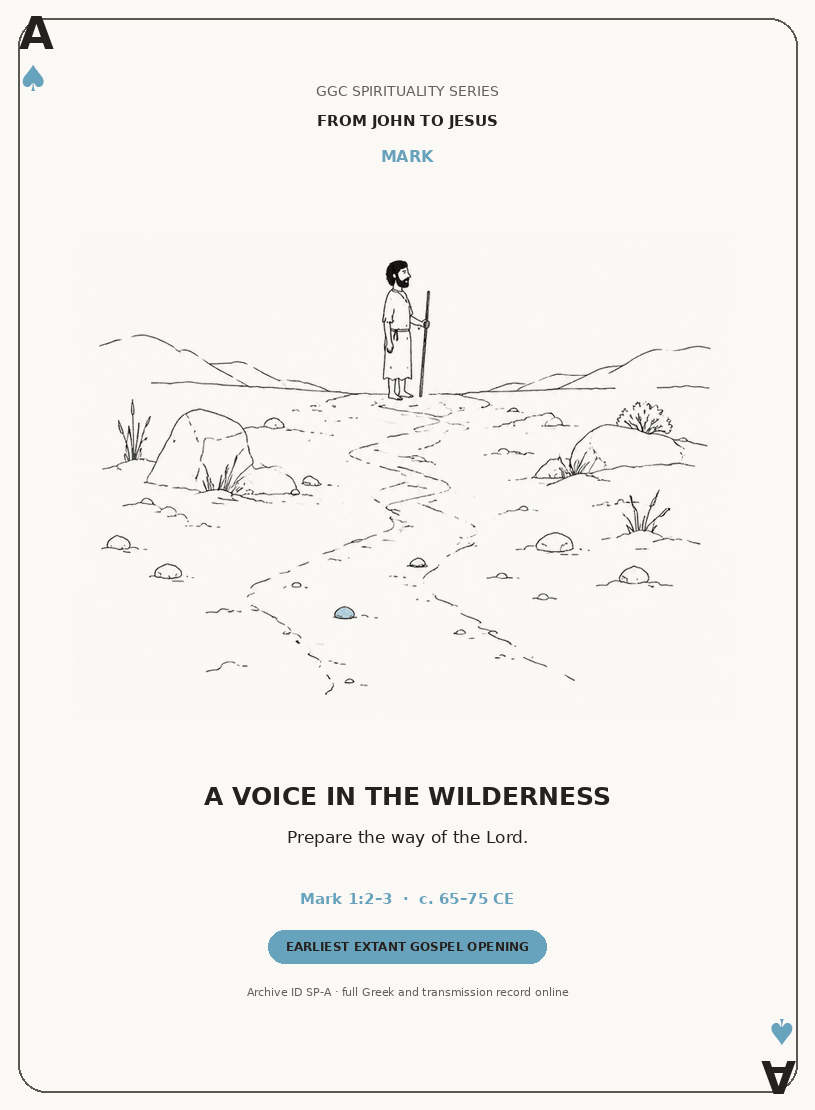
#> input picture series/from-john-to-jesus/deck-54/final/ace-spades-mark.png, 815 x 1110 px, found by its file name
$ python render_aces_and_back.py
#> lines starting #> are read from the running program, lines starting #| are printed output that depends on the picture; after the words box and inside, x2 and y2 are one past the last pixel; in counts of white or black regions, pixels touching at a corner belong together
#!/usr/bin/env python3
"""Render the four Gospel Aces and the common two-way card back."""

from __future__ import annotations

import math
from pathlib import Path
from textwrap import wrap

from PIL import Image, ImageChops, ImageDraw, ImageFont, ImageOps


ROOT = Path(__file__).resolve().parent
RAW = ROOT / "raw"
FINAL = ROOT / "final"
PRINT = ROOT / "print"
PROOF = ROOT / "proof"

CARD = (815, 1110)
BLEED = 35
TRIM = (CARD[0] - BLEED * 2, CARD[1] - BLEED * 2)
BG = (250, 249, 246)
INK = (35, 34, 32)
MUTED = (99, 95, 89)
SKY = (104, 163, 190)
GOLD = (190, 142, 47)
SAGE = (126, 158, 116)
CORAL = (221, 116, 91)

SANS = "/usr/share/fonts/truetype/dejavu/DejaVuSans.ttf"
SANS_BOLD = "/usr/share/fonts/truetype/dejavu/DejaVuSans-Bold.ttf"


CARDS = [
    {
        "id": "SP-A",
        "rank": "A",
        "suit": "♠",
        "gospel": "MARK",
        "raw": "ace-spades-mark.png",
        "output": "ace-spades-mark.png",
        "title": "A VOICE IN THE WILDERNESS",
        "quote": "Prepare the way of the Lord.",
        "source": "Mark 1:3",
        "layer": "EARLIEST EXTANT GOSPEL OPENING",
        "date": "c. 65–75 CE",
        "accent": SKY,
    },
    {
        "id": "DI-A",
        "rank": "A",
        "suit": "♦",
        "gospel": "MATTHEW",
        "raw": "ace-diamonds-matthew.png",
        "output": "ace-diamonds-matthew.png",
        "title": "THE KINGDOM HAS DRAWN NEAR",
        "quote": "Repent, for the kingdom of heaven has drawn near.",
        "source": "Matthew 3:2",
        "layer": "MATTHEAN OPENING",
        "date": "c. 80–95 CE",
        "accent": GOLD,
    },
    {
        "id": "CL-A",
        "rank": "A",
        "suit": "♣",
        "gospel": "LUKE",
        "raw": "ace-clubs-luke.png",
        "output": "ace-clubs-luke.png",
        "title": "A BIRTH IS ANNOUNCED",
        "quote": "Your wife Elizabeth will bear you a son.",
        "source": "Luke 1:13",
        "layer": "LUKE-ONLY INFANCY TRADITION",
        "date": "c. 80–95 CE",
        "accent": SAGE,
    },
    {
        "id": "HE-A",
        "rank": "A",
        "suit": "♥",
        "gospel": "JOHN",
        "raw": "ace-hearts-john.png",
        "output": "ace-hearts-john.png",
        "title": "WITNESS TO THE LIGHT",
        "quote": "He was not the light, but came to testify about the light.",
        "source": "John 1:8",
        "layer": "JOHANNINE THEOLOGICAL FRAME",
        "date": "c. 90–100 CE",
        "accent": CORAL,
    },
]


def font(size: int, bold: bool = False) -> ImageFont.FreeTypeFont:
    return ImageFont.truetype(SANS_BOLD if bold else SANS, size)


def text_width(draw: ImageDraw.ImageDraw, text: str, fnt) -> int:
    box = draw.textbbox((0, 0), text, font=fnt)
    return box[2] - box[0]


def centered(draw: ImageDraw.ImageDraw, y: int, text: str, fnt, fill=INK) -> None:
    draw.text(((CARD[0] - text_width(draw, text, fnt)) / 2, y), text, font=fnt, fill=fill)


def crop_art(path: Path) -> Image.Image:
    image = Image.open(path).convert("RGB")
    white = Image.new("RGB", image.size, "white")
    diff = ImageChops.difference(image, white).convert("L")
    diff = diff.point(lambda px: 255 if px > 14 else 0)
    box = diff.getbbox()
    if box is None:
        return image
    left, top, right, bottom = box
    pad_x = max(24, (right - left) // 18)
    pad_y = max(24, (bottom - top) // 18)
    return image.crop(
        (
            max(0, left - pad_x),
            max(0, top - pad_y),
            min(image.width, right + pad_x),
            min(image.height, bottom + pad_y),
        )
    )


def transparent_art(path: Path, size: tuple[int, int]) -> Image.Image:
    art = ImageOps.contain(crop_art(path), size, Image.Resampling.LANCZOS).convert("RGBA")
    pixels = art.load()
    for y in range(art.height):
        for x in range(art.width):
            r, g, b, _ = pixels[x, y]
            alpha = max(0, min(255, (255 - min(r, g, b)) * 12))
            pixels[x, y] = (r, g, b, alpha)
    return art


def corner(card: Image.Image, rank: str, suit: str, accent, flip: bool = False) -> None:
    layer = Image.new("RGBA", (132, 176), (0, 0, 0, 0))
    d = ImageDraw.Draw(layer)
    d.text((19, 7), rank, font=font(45, True), fill=INK)
    d.text((17, 57), suit, font=font(36), fill=accent)
    if flip:
        layer = layer.rotate(180)
        card.alpha_composite(layer, (CARD[0] - layer.width - 54, CARD[1] - layer.height - 50))
    else:
        card.alpha_composite(layer, (54, 50))


def save_print_and_trim(card: Image.Image, filename: str, colors: int = 256) -> Path:
    """Save the bleed canvas and the centered trim-size production file."""
    PRINT.mkdir(parents=True, exist_ok=True)
    FINAL.mkdir(parents=True, exist_ok=True)
    print_output = PRINT / filename
    final_output = FINAL / filename
    print_tmp = print_output.with_name(f".{print_output.name}.tmp")
    final_tmp = final_output.with_name(f".{final_output.name}.tmp")
    rgb = card.convert("RGB")
    rgb.quantize(colors=colors, method=Image.Quantize.MEDIANCUT, dither=Image.Dither.NONE).save(
        print_tmp, format="PNG", optimize=False, compress_level=6, dpi=(300, 300)
    )
    rgb.crop((BLEED, BLEED, CARD[0] - BLEED, CARD[1] - BLEED)).quantize(
        colors=colors, method=Image.Quantize.MEDIANCUT, dither=Image.Dither.NONE
    ).save(final_tmp, format="PNG", optimize=False, compress_level=6, dpi=(300, 300))
    print_tmp.replace(print_output)
    final_tmp.replace(final_output)
    return final_output


def render_front(data: dict) -> Path:
    card = Image.new("RGBA", CARD, BG + (255,))
    draw = ImageDraw.Draw(card)
    draw.rounded_rectangle(
        (BLEED + 10, BLEED + 10, CARD[0] - BLEED - 10, CARD[1] - BLEED - 10),
        radius=28,
        outline=(91, 88, 82),
        width=2,
    )
    corner(card, data.get("rank", "A"), data["suit"], data["accent"])
    corner(card, data.get("rank", "A"), data["suit"], data["accent"], flip=True)

    centered(draw, 83, "GGC SPIRITUALITY SERIES", font(14), MUTED)
    centered(draw, 112, "FROM JOHN TO JESUS", font(15, True), INK)
    centered(draw, 147, data["gospel"], font(16, True), data["accent"])

    art = transparent_art(RAW / data["raw"], (660, 565))
    card.alpha_composite(art, ((CARD[0] - art.width) // 2, 194 + (565 - art.height) // 2))

    centered(draw, 781, data["title"], font(25, True), INK)
    quote_lines = wrap(data["quote"], width=53)
    quote_y = 827
    for line in quote_lines[:2]:
        centered(draw, quote_y, line, font(17), INK)
        quote_y += 27
    centered(draw, 890, f'{data["source"]}  ·  {data["date"]}', font(15, True), data["accent"])

    badge_text = data["layer"]
    badge_font = font(12 if len(badge_text) < 33 else 10, True)
    badge_w = text_width(draw, badge_text, badge_font) + 34
    draw.rounded_rectangle(
        ((CARD[0] - badge_w) / 2, 930, (CARD[0] + badge_w) / 2, 963),
        radius=16,
        fill=data["accent"] + (35,),
        outline=data["accent"],
        width=1,
    )
    centered(draw, 939, badge_text, badge_font, INK)
    centered(draw, 985, f'Archive ID {data["id"]} · full Greek and transmission record online', font(11), MUTED)

    return save_print_and_trim(card, data["output"])


def heart_points(cx: float, cy: float, scale: float, rotate: bool = False) -> list[tuple[float, float]]:
    points = []
    for i in range(181):
        t = 2 * math.pi * i / 180
        x = 16 * math.sin(t) ** 3
        y = 13 * math.cos(t) - 5 * math.cos(2 * t) - 2 * math.cos(3 * t) - math.cos(4 * t)
        px = cx + x * scale
        py = cy - y * scale
        if rotate:
            px, py = 2 * cx - px, 2 * cy - py
        points.append((px, py))
    return points


def render_back() -> Path:
    card = Image.new("RGB", CARD, BG)
    draw = ImageDraw.Draw(card)
    draw.rounded_rectangle(
        (BLEED + 10, BLEED + 10, CARD[0] - BLEED - 10, CARD[1] - BLEED - 10),
        radius=28,
        outline=INK,
        width=2,
    )
    draw.rounded_rectangle(
        (BLEED + 30, BLEED + 30, CARD[0] - BLEED - 30, CARD[1] - BLEED - 30),
        radius=22,
        outline=GOLD,
        width=3,
    )

    # Rotationally symmetric corner field; there is no top/bottom clue.
    inset = BLEED + 64
    for x, y in [(inset, inset), (CARD[0] - inset, inset), (inset, CARD[1] - inset), (CARD[0] - inset, CARD[1] - inset)]:
        draw.ellipse((x - 7, y - 7, x + 7, y + 7), fill=GOLD)
        draw.ellipse((x - 20, y - 20, x + 20, y + 20), outline=INK, width=2)

    cx, cy = CARD[0] / 2, CARD[1] / 2
    sun_radius = 132
    draw.ellipse(
        (cx - sun_radius, cy - sun_radius, cx + sun_radius, cy + sun_radius),
        fill=(248, 239, 207),
        outline=INK,
        width=3,
    )
    draw.ellipse((cx - 108, cy - 108, cx + 108, cy + 108), outline=GOLD, width=4)
    for angle in range(0, 360, 15):
        a = math.radians(angle)
        r1 = 154
        r2 = 208 if angle % 30 == 0 else 184
        draw.line(
            (cx + math.cos(a) * r1, cy + math.sin(a) * r1, cx + math.cos(a) * r2, cy + math.sin(a) * r2),
            fill=GOLD if angle % 30 == 0 else INK,
            width=4 if angle % 30 == 0 else 2,
        )

    # Two pointed hearts meet and overlap slightly at their tips inside the sun.
    draw.line(heart_points(cx, cy - 37, 3.15), fill=INK, width=4, joint="curve")
    draw.line(heart_points(cx, cy + 37, 3.15, rotate=True), fill=INK, width=4, joint="curve")
    draw.ellipse((cx - 7, cy - 7, cx + 7, cy + 7), fill=GOLD)

    return save_print_and_trim(card, "card-back.png", colors=128)


def contact_sheet(paths: list[Path], name: str, columns: int = 3) -> None:
    thumb_w = 286
    thumb_h = round(TRIM[1] * thumb_w / TRIM[0])
    rows = math.ceil(len(paths) / columns)
    sheet = Image.new("RGB", (columns * thumb_w + (columns + 1) * 24, rows * thumb_h + (rows + 1) * 24), (235, 233, 228))
    for index, path in enumerate(paths):
        image = Image.open(path).convert("RGB")
        image.thumbnail((thumb_w, thumb_h), Image.Resampling.LANCZOS)
        x = 24 + (index % columns) * (thumb_w + 24)
        y = 24 + (index // columns) * (thumb_h + 24)
        sheet.paste(image, (x, y))
    PROOF.mkdir(parents=True, exist_ok=True)
    sheet.save(PROOF / name, quality=94)


if __name__ == "__main__":
    ace_paths = [render_front(data) for data in CARDS]
#> in corner, `layer = Image.new("RGBA", (132, 176), (0, 0, 0, 0))`: layer: PIL image 132x176 RGBA; every value is 0
#> in crop_art, image is the input picture: PIL image 815x1110 RGB; mean R, G, B 243.5, 243, 240.5
#> in crop_art, `white = Image.new("RGB", image.size, "white")`: white: PIL image 815x1110 RGB; every value is 255
#> in crop_art, `diff = diff.point(lambda px: 255 if px > 14 else 0)`:
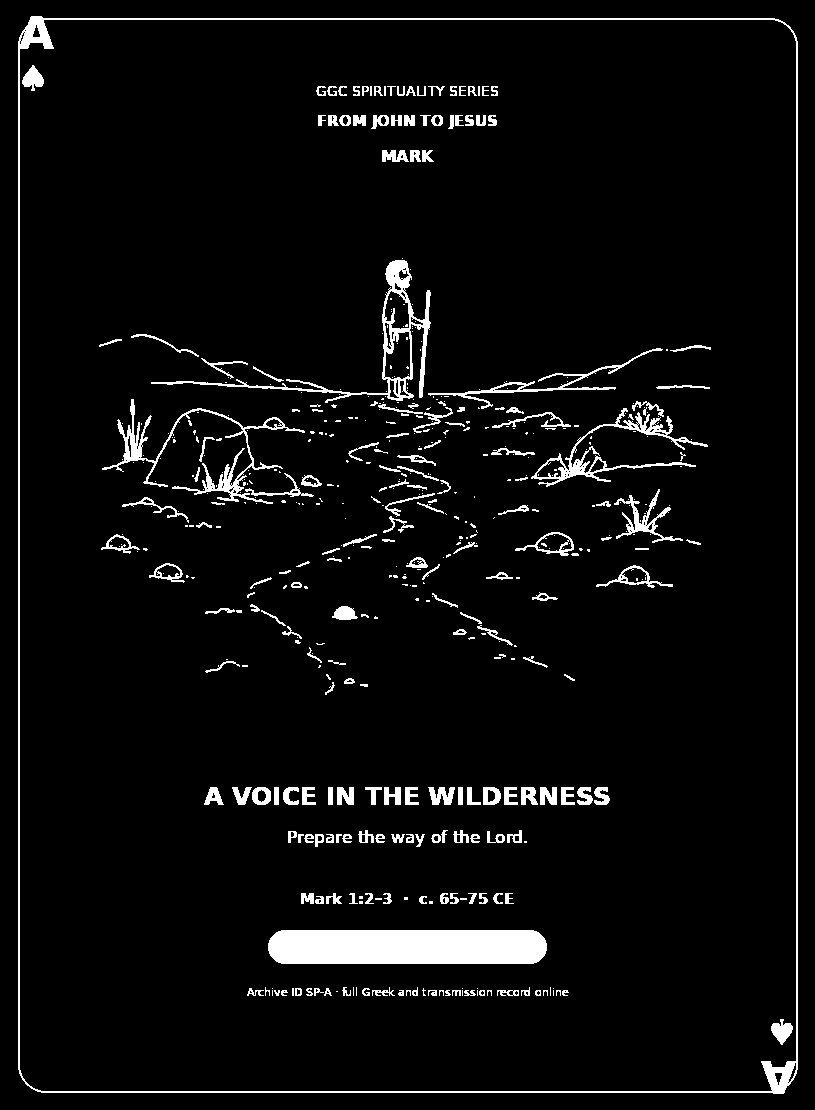
#> diff: PIL image 815x1110 L; 5% white; 511 white regions (308 under 20 px), largest, box (x1, y1, x2, y2) and area: (268, 930, 547, 964) 9234, (18, 16, 798, 1094) 8497, (151, 260, 431, 403) 2965
#> in crop_art, `box = diff.getbbox()`: box = (18, 16, 798, 1094)
#> in crop_art, `left, top, right, bottom = box`: left = 18; top = 16; right = 798; bottom = 1094
#> in crop_art, `pad_x = max(24, (right - left) // 18)`: pad_x = 43
#> in crop_art, `pad_y = max(24, (bottom - top) // 18)`: pad_y = 59
#> in render_front, `quote_lines = wrap(data["quote"], width=53)`: quote_lines = ['Prepare the way of the Lord.']
#> the loop in render_front, `for line in quote_lines[:2]:` made 1 pass
#> (line, quote_y) on pass 1: ('Prepare the way of the Lord.', 854)
#> after the loop in render_front, `for line in quote_lines[:2]:`: quote_y = 854
#> in render_front, `badge_text = data["layer"]`: badge_text = 'EARLIEST EXTANT GOSPEL OPENING'
#> in render_front, `badge_w = text_width(draw, badge_text, badge_font) + 34`: badge_w = 278
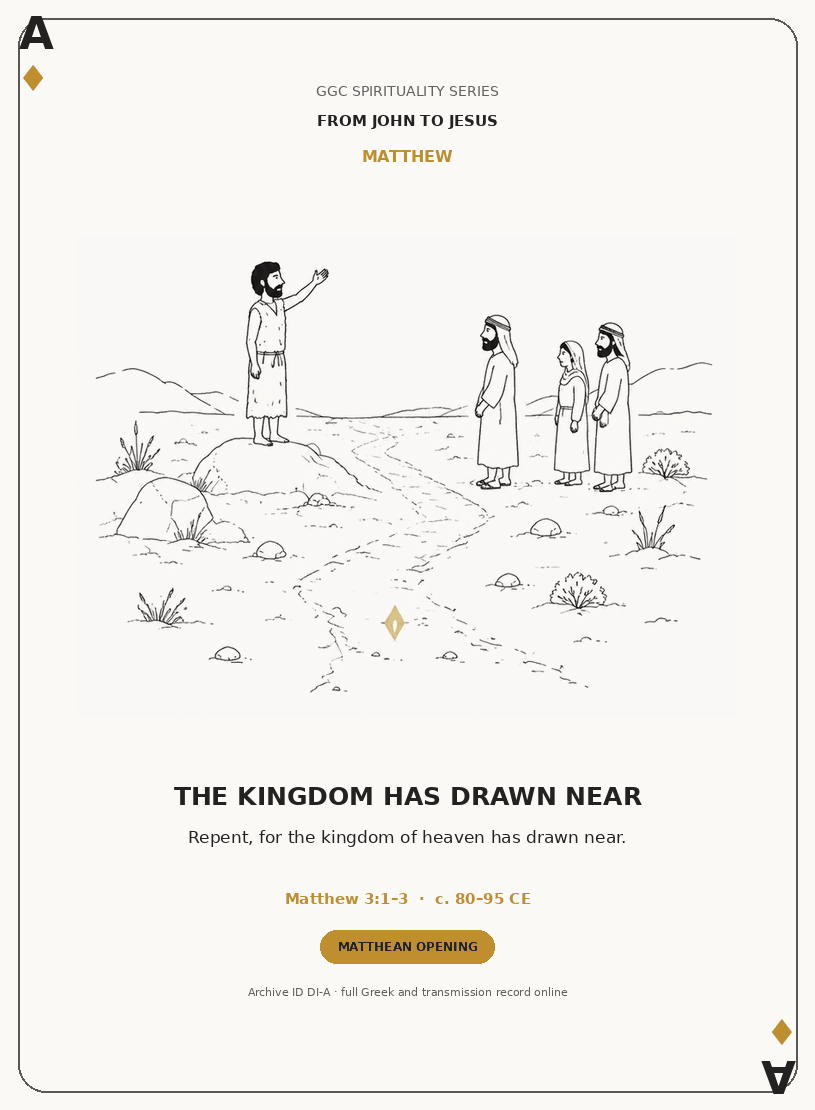
#> input picture series/from-john-to-jesus/deck-54/final/ace-diamonds-matthew.png, 815 x 1110 px, found by its file name
#> in crop_art, image is the input picture: PIL image 815x1110 RGB; mean R, G, B 243.4, 241.9, 238.5
#> in crop_art (call 2), `diff = diff.point(lambda px: 255 if px > 14 else 0)`: diff: PIL image 815x1110 L; 5.7% white; 701 white regions (448 under 20 px), largest, box (x1, y1, x2, y2) and area: (18, 16, 798, 1094) 8497, (95, 261, 364, 551) 6248, (320, 930, 495, 964) 5698
#> the loop in render_front (call 2), `for line in quote_lines[:2]:` made 1 pass
#> quote_y on pass 1: 854
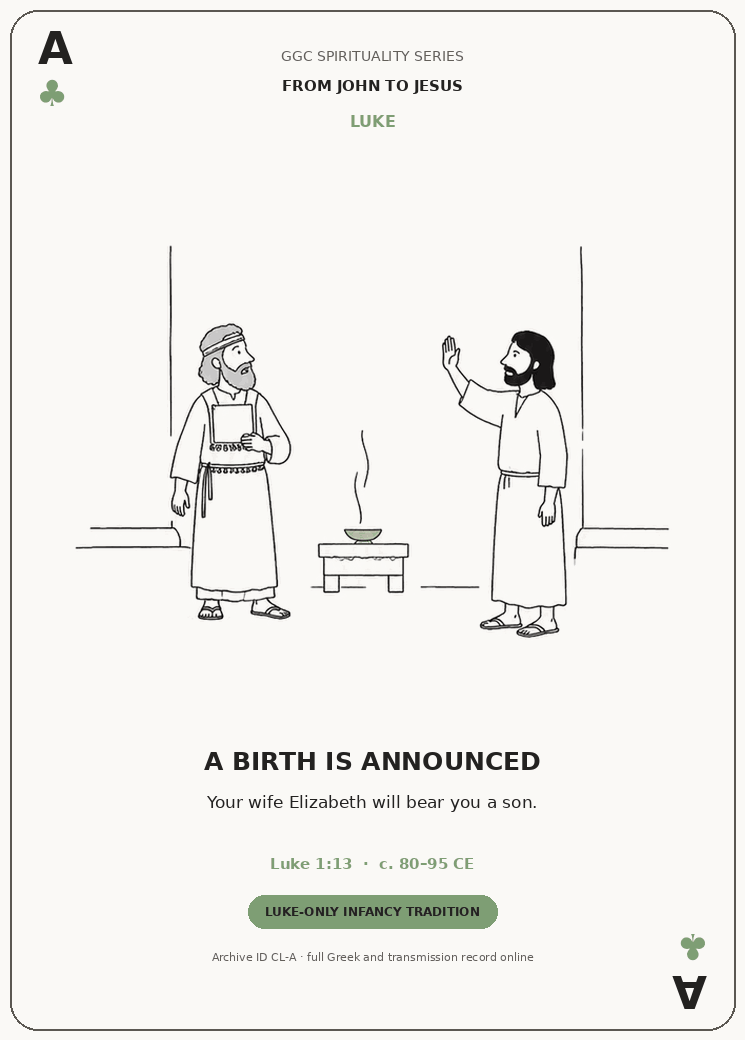
#> input picture series/from-john-to-jesus/deck-54/final/ace-clubs-luke.png, 745 x 1040 px, found by its file name
#> in crop_art, image is the input picture: PIL image 745x1040 RGB; mean R, G, B 241.8, 241.1, 237.7
#> in crop_art (call 3), `white = Image.new("RGB", image.size, "white")`: white: PIL image 745x1040 RGB; every value is 255
#> in crop_art (call 3), `diff = diff.point(lambda px: 255 if px > 14 else 0)`:
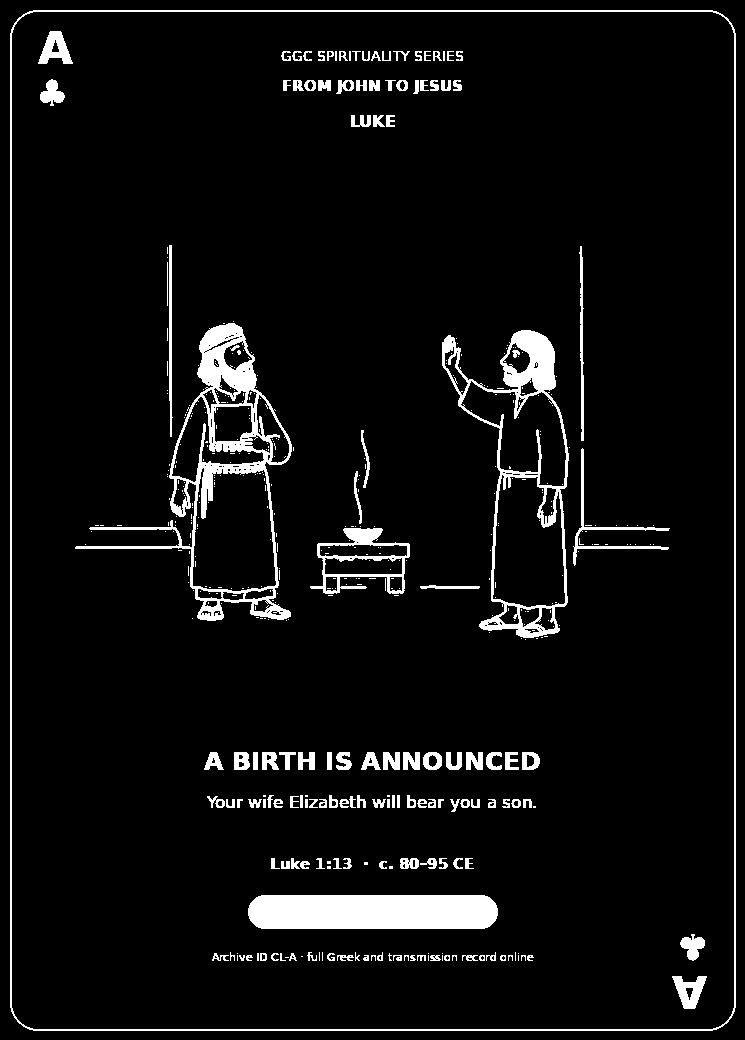
#> diff: PIL image 745x1040 L; 6% white; 465 white regions (326 under 20 px), largest, box (x1, y1, x2, y2) and area: (75, 323, 292, 621) 8811, (248, 895, 498, 929) 8248, (10, 10, 736, 1031) 6868
#> in crop_art (call 3), `box = diff.getbbox()`: box = (10, 10, 736, 1031)
#> in crop_art (call 3), `left, top, right, bottom = box`: left = 10; right = 736; bottom = 1031
#> in crop_art (call 3), `pad_x = max(24, (right - left) // 18)`: pad_x = 40
#> in crop_art (call 3), `pad_y = max(24, (bottom - top) // 18)`: pad_y = 56
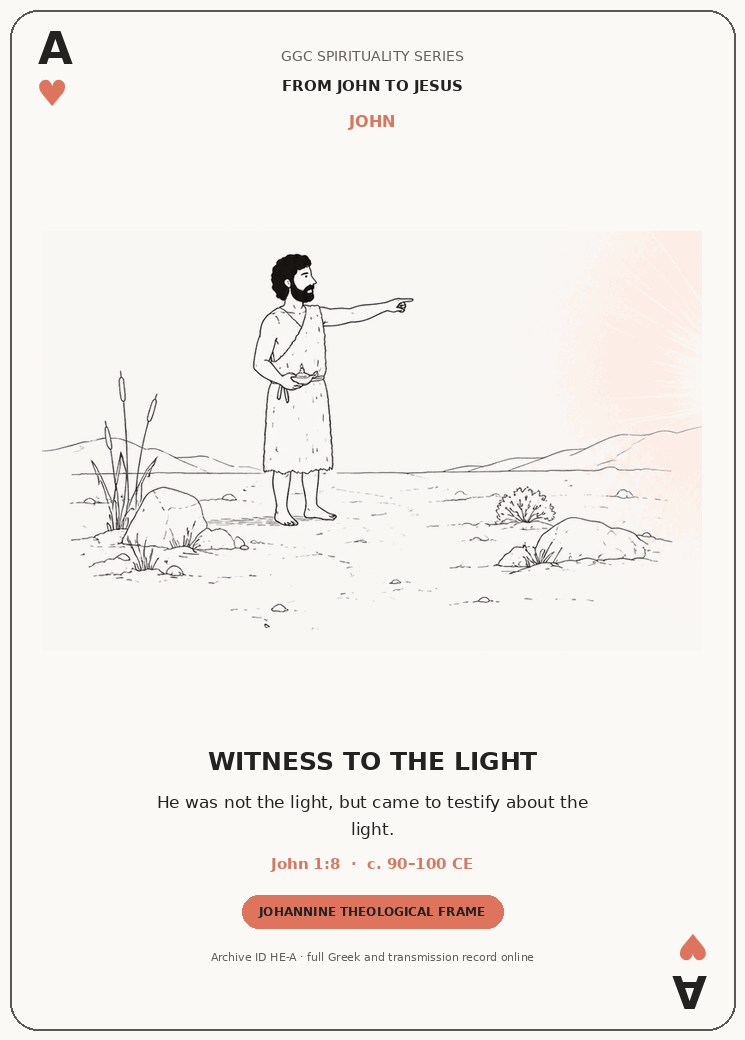
#> input picture series/from-john-to-jesus/deck-54/final/ace-hearts-john.png, 745 x 1040 px, found by its file name
#> ace_paths = 4 items
    back_path = render_back()
#> the loop in heart_points, `for i in range(181):` made 181 passes
#> (t, x, y, px, py) on passes 1 to 3: (0, 0, 5, 407.5, 502.2), (0.0349, 0.00068, 5.02, 407.5, 502.2), (0.0698, 0.00543, 5.1, 407.5, 501.9)
#> after the loop in heart_points, `for i in range(181):`: points = 181 pairs, first value 357.1 to 457.9, second value 480.4 to 571.5
#> the loop in heart_points (call 2), `for i in range(181):` made 181 passes
#> (t, x, y, px, py) on passes 1 to 12: (0, 0, 5, 407.5, 607.8), (0.0349, 0.00068, 5.02, 407.5, 607.8), (0.0698, 0.00543, 5.1, 407.5, 608.1), (0.105, 0.0183, 5.22, 407.4, 608.5), (0.14, 0.0431, 5.39, 407.4, 609), (0.175, 0.0838, 5.61, 407.2, 609.7), (0.209, 0.144, 5.86, 407, 610.5), (0.244, 0.227, 6.15, 406.8, 611.4), (0.279, 0.335, 6.48, 406.4, 612.4), (0.314, 0.472, 6.83, 406, 613.5), (0.349, 0.64, 7.21, 405.5, 614.7), (0.384, 0.841, 7.61, 404.9, 616)
#> (t, x) on pass 52: (1.78, 14.97)
    contact_sheet(ace_paths + [back_path], "aces-and-back-contact-sheet.jpg")
    joker_paths = [FINAL / "joker-big-love-light.png", FINAL / "joker-small-jesus-heart.png"]
    contact_sheet(joker_paths + ace_paths + [back_path], "style-proof-7-contact-sheet.jpg", columns=4)
#> (the run stopped early here; a loop or call above may not have finished)
